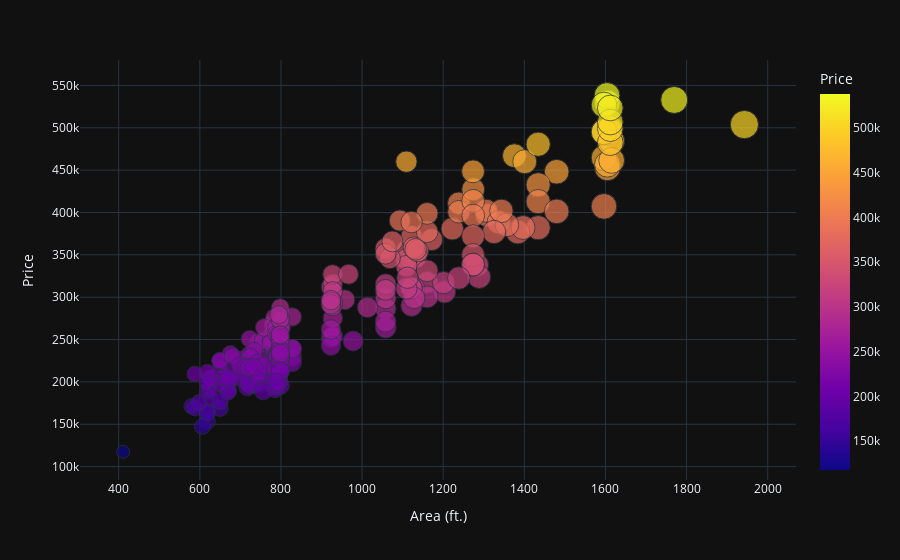

Source (notebook cell):
### Code cell
fig = px.scatter(df2, x="Area (ft.)", y="Price", color="Price",
                 size='Area (ft.)', hover_data=['Area (ft.)'])
fig.show()

### Figure 1 — Plotly figure (JSON) as saved in the notebook; plotly's stock layout.template omitted (floating-point values rounded to 4 significant figures; data arrays with more than 128 entries replaced by an {"elided": "..."} marker saying what was removed)
{"data": [{"hovertemplate": "Area (ft.)=%{marker.size}<br>Price=%{marker.color}<extra></extra>", "legendgroup": "", "marker": {"color": {"elided": "267 float values"}, "coloraxis": "coloraxis", "size": {"elided": "267 float values"}, "sizemode": "area", "sizeref": 4.856, "symbol": "circle"}, "mode": "markers", "name": "", "orientation": "v", "showlegend": false, "type": "scatter", "x": {"elided": "267 float values"}, "xaxis": "x", "y": {"elided": "267 float values"}, "yaxis": "y"}], "layout": {"coloraxis": {"colorbar": {"title": {"text": "Price"}}, "colorscale": [[0, "#0d0887"], [0.1111, "#46039f"], [0.2222, "#7201a8"], [0.3333, "#9c179e"], [0.4444, "#bd3786"], [0.5556, "#d8576b"], [0.6667, "#ed7953"], [0.7778, "#fb9f3a"], [0.8889, "#fdca26"], [1, "#f0f921"]]}, "legend": {"itemsizing": "constant", "tracegroupgap": 0}, "margin": {"t": 60}, "xaxis": {"anchor": "y", "domain": [0, 1], "title": {"text": "Area (ft.)"}}, "yaxis": {"anchor": "x", "domain": [0, 1], "title": {"text": "Price"}}}}
